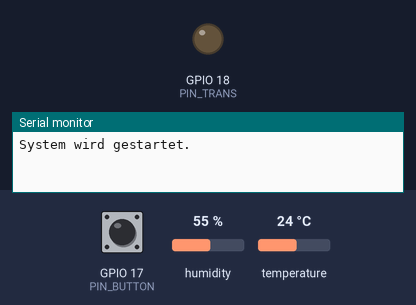
The program below on a simulated ESP32. On the bench: output pins drawn as LEDs (lit = HIGH), the last lines printed to the serial monitor. The test bench sets the inputs (shaded band); at power-on: GPIO 17 (PIN_BUTTON) HIGH, temperature 24 °C, humidity 55 %.

Above: at 1.7 s.
1.8 s: GPIO 17 (PIN_BUTTON) pulled LOW for 2.35 s
5.6 s: temperature set to 21 °C
At 7.9 s:
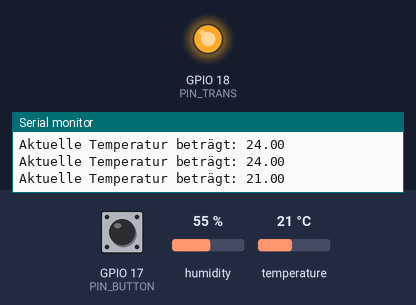
11.6 s: temperature set to 39 °C
14.3 s: temperature set to 42 °C
18.1 s: GPIO 17 (PIN_BUTTON) pulled LOW for 2.35 s
Timing chart, 0 to 21.1 s (numbered marks = the images above; inputs shaded):
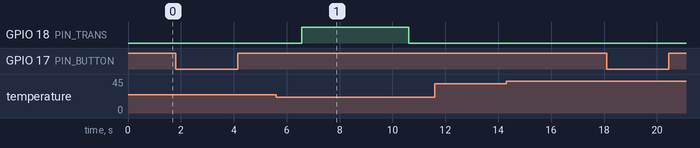

The program:

main.cpp
```cpp
#include <Arduino.h>
#include "DHT.h"
#include <math.h>
#define DHTTYPE DHT11
#include <DHT.h>

const int PIN_TEMP = 16;
const int PIN_BUTTON = 17;
const int PIN_TRANS = 18;

float referenz_temp = 0;
float aktuelle_temp = 0;
float abweichung = 2;
bool referenz_gesetzt = false;
bool aktuell_button = false;
bool letzter_button = HIGH;

unsigned long start_zeit = 0;
unsigned long dauer_buzzer = 4000;
bool led_an = false;
bool alarm_ausgeloest = false;

DHT dht(PIN_TEMP, DHTTYPE);

void setup() {
  // put your setup code here, to run once:
  Serial.begin(115200);
  delay(500);

  Serial.println("System wird gestartet.");

  dht.begin();

  // Input und output Pins initialisieren
  pinMode(PIN_BUTTON, INPUT_PULLUP); // damit gilt: nicht gedrückt=HIGH, gedrückt=LOW
  pinMode(PIN_TRANS, OUTPUT);

  // Buzzer erstmal low, da Buzzer am transistor hängt, diesen erstmal nicht leiten lassen, also Basis auf LOW
  digitalWrite(PIN_TRANS, LOW);
}

void loop() {
  // put your main code here, to run repeatedly:
  // aktuellen Button Zustand speichern
  aktuell_button = digitalRead(PIN_BUTTON);

  if (aktuell_button == LOW && letzter_button == HIGH) {
    float temp = dht.readTemperature();

    // Falls die Referenztemperatur quatsch ist, loop neu starten und nochmal WErt suchen
    if (temp < 5 || temp > 40 || isnan(temp)) {
      Serial.println("Temperaturwert ist Müll, evtl. Sensorfehler");
    } else {
      referenz_temp = temp;
      referenz_gesetzt = true;
      alarm_ausgeloest = false;
      led_an = false;
      digitalWrite(PIN_TRANS, LOW);

      Serial.print("Referenz Temperatur gespeichert: ");
      Serial.println(referenz_temp);
    }
  }

  // Wenn referenz temp gesetzt ist, kann aktuelle temperatur gemessen werden
  if (referenz_gesetzt) {
    float temp = dht.readTemperature();

    if (temp < 5 || temp > 40 || isnan(temp)) {
      Serial.println("Temperatur ist Müll.");
    } else {
      aktuelle_temp = temp;

      Serial.print("Aktuelle Temperatur beträgt: ");
      Serial.println(aktuelle_temp);

      // Wenn aktuelle Temperatur um 2 Grad sinkt, genug gelüftet, Buzzer an, nur wenn buzzer noch nicht an war
      if (aktuelle_temp <= referenz_temp - abweichung && !led_an && !alarm_ausgeloest) {
        digitalWrite(PIN_TRANS, HIGH);
        start_zeit = millis();
        led_an = true;
      }

      if (led_an && millis() - start_zeit >= dauer_buzzer) {
        // ansonsten buzzer wieder aus
        digitalWrite(PIN_TRANS, LOW);
        led_an = false;

        // variable die mir speichert ob schon ausgelöst wurde
        alarm_ausgeloest = true;
      }
    }
  }

  letzter_button = aktuell_button;

  // nur alle 2 Sekunden messen
  delay(2000);
}
```

Measured:
- the behaviour switches between 23 and 22 °C on temperature (found by bisection; images 0 and 1)
- after the input at 5.6 s, GPIO 18 (PIN_TRANS): LOW → HIGH after 0.97 s, → LOW 4.0 s later
